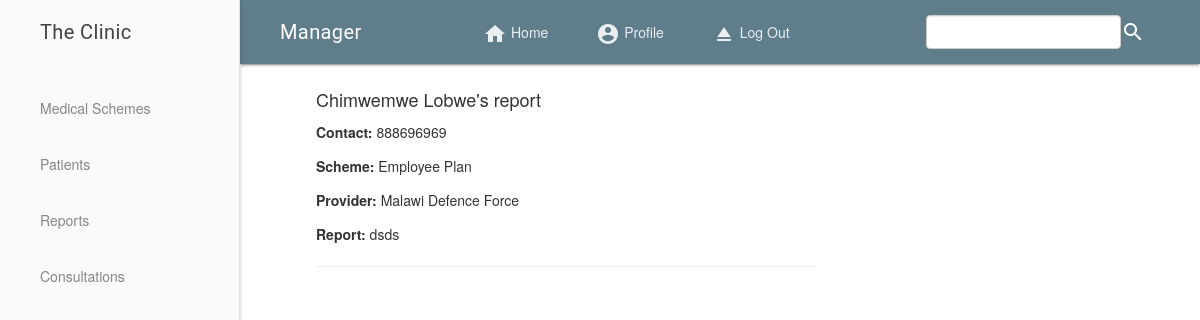
The page /manager/viewrep.php?view=1 (signed in) on the database its author committed.
### tables this page shows
CREATE TABLE `patients` (
  `patient_id` int(11) NOT NULL,
  `fname` varchar(20) NOT NULL,
  `lname` varchar(30) NOT NULL,
  `sex` varchar(7) DEFAULT NULL,
  `dob` date DEFAULT NULL,
  `address` varchar(50) DEFAULT NULL,
  `contact` int(15) DEFAULT NULL,
  `email` varchar(30) DEFAULT NULL,
  `dependent` varchar(30) DEFAULT NULL,
  `dependent_contact` varchar(15) DEFAULT NULL,
  `scheme_id` int(11) NOT NULL
);

CREATE TABLE `medical_schemes` (
  `scheme_id` int(11) NOT NULL,
  `scheme_name` varchar(50) NOT NULL,
  `scheme_type` varchar(50) NOT NULL,
  `provider_id` int(11) NOT NULL,
  `validity` varchar(20) DEFAULT NULL,
  `manager_id` int(11) NOT NULL
);

CREATE TABLE `provider` (
  `provider_id` int(11) NOT NULL,
  `provider_name` varchar(40) NOT NULL,
  `address` varchar(50) DEFAULT NULL,
  `email` varchar(30) DEFAULT NULL,
  `contact` int(20) DEFAULT NULL
);

CREATE TABLE `report` (
  `report_id` int(11) NOT NULL,
  `report` varchar(100) NOT NULL,
  `patient_id` int(11) NOT NULL,
  `service_id` int(11) NOT NULL,
  `report_date` timestamp NOT NULL DEFAULT CURRENT_TIMESTAMP ON UPDATE CURRENT_TIMESTAMP
);

### manager/viewrep.php (the view, shortened to what this page needs)
<?php
	include "header.php";
?>
 <main class="mdl-layout__content" style="padding-left: 5%;" id="home">
	<div class="mdl-grid">
		<div class="mdl-cell mdl-cell--7-col">
		<?php
				if(isset($_GET['view'])){
					$id = $_GET['view'];
					$data = mysqli_query($db, "SELECT patients.patient_id AS id, CONCAT (patients.fname, ' ',  patients.lname) AS name, patients.contact, medical_schemes.scheme_name, provider.provider_name, report.report, report.report_id FROM patients, medical_schemes, provider, report WHERE patients.scheme_id = medical_schemes.scheme_id AND medical_schemes.provider_id = provider.provider_id AND report.patient_id = patients.patient_id AND report.report_id = '".$id."'");
					if($data){
						$countdata = mysqli_num_rows($data);
						if($countdata >= 1) {
							while($row = mysqli_fetch_array($data)){
								echo "<h4>". $row['name'] . "'s report <br/> </h4>";
								echo "<p><b> Contact: </b>". $row['contact'] . "</p>";
								echo "<p><b> Scheme: </b>". $row['scheme_name'] . "</p>";
								echo "<p><b> Provider: </b>". $row['provider_name'] . "</p>";
								echo "<p><b> Report: </b>". $row['report'] . "</p>";
								echo "<hr/>";
							}
						} else {
							echo "<h4> No reports </h4>";
						}
					}
				}
		?>
		</div>
	</div>
	</main>

### rows shown on the page
patients: name "Chimwemwe Lobwe", contact "888696969", scheme.scheme_name "Employee Plan", provider.provider_name "Malawi Defence Force", report.report "dsds"
